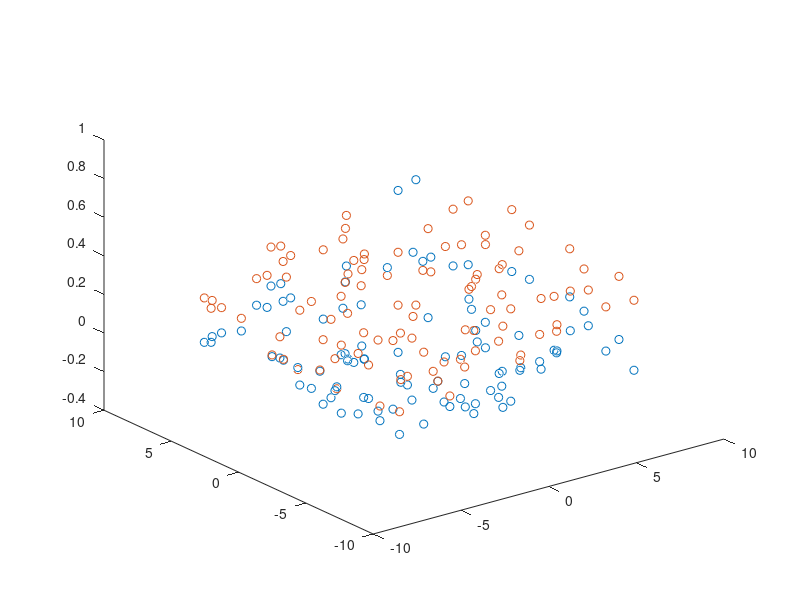

This chart was generated by the following MATLAB code:
%input
%data = [1;2;3;4;5;6;7;8;9;10];
%costo = [2;2;2;4;4;6;6;6;10;10];
x = rand(100,1)*16 - 8;
y = rand(100,1)*16 - 8;
r = sqrt(x.^2 + y.^2) + eps;
z = sin(r)./r;
data = [x,y];
costo = z;
m = size(data,1);
cant_componentes = size(data,2);
%umbral = 0.5;
%alpha = 0.005;
umbral = 0.05;
alpha = 0.0005;

%X
X = ones(m,1+cant_componentes);
for c = 1 : cant_componentes
    for f = 1: m
        X(f,c+1) = data(f,c);
    end
end

%theta
theta = zeros(cant_componentes,1);
for f = 1 : cant_componentes + 1
    theta(f,1) = rand;
end

%h(X)
h = X*theta;

%error
errors = (h - costo).^2;
error = sum(errors)/(2*m);

while(error>umbral)
    for f = 1:size(theta,1)
        theta(f,1) = theta(f,1) - alpha * ( sum( (h-costo).*X(:,f) ) /m);
    end
    h = X*theta;
    errors = (h - costo).^2;
    error = sum(errors)/(2*m);
end

subplot(1,1,1);
%plot(data,costo,'o',data,h);
plot3(data(:,1), data(:,2), costo,'o',data(:,1), data(:,2),h,'o');






